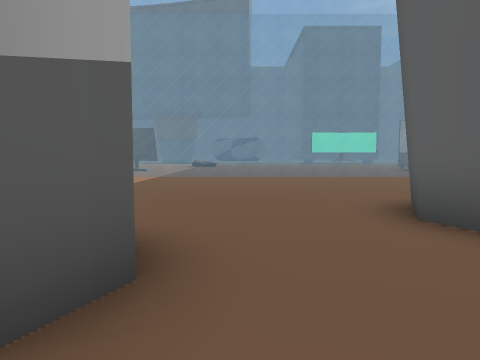
[1] (above)

16 first-person views from a walk through a scene from a Unity 3-D project. The camera is 1.4 m above the floor, tilts 4° down and sees 70° across. The floor is counted in squares, 2 m on a side. Each view is taken from the middle of a square. On the plan, view 1 faces up. The plan holds only what a view shows up to about 11 squares ahead; the rest is blank. The place goes on beyond the plan. Some animated figures are left out. Some surface patterns are stand-ins.

[2]
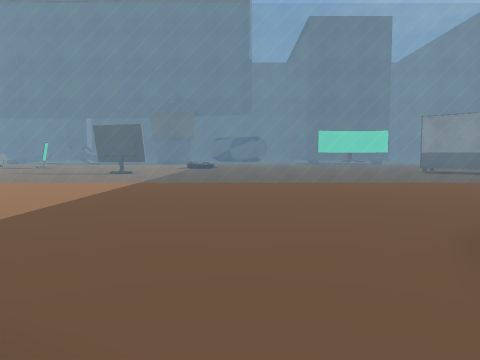

[3]
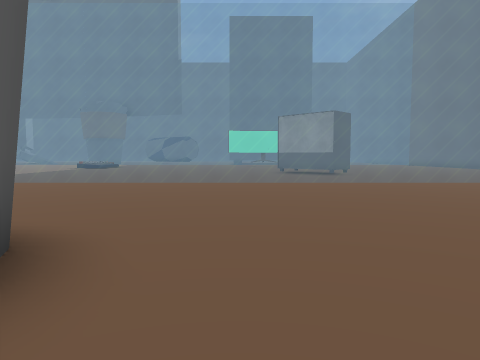

[4]
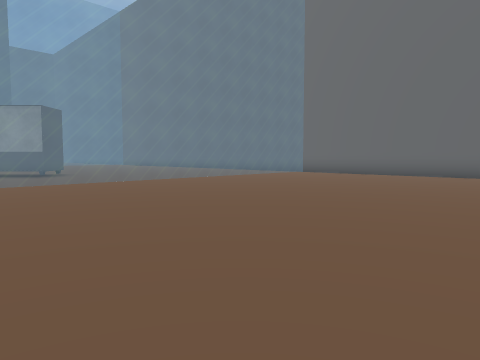

[5]
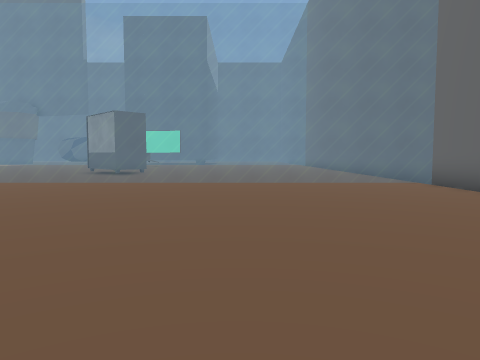

[6]
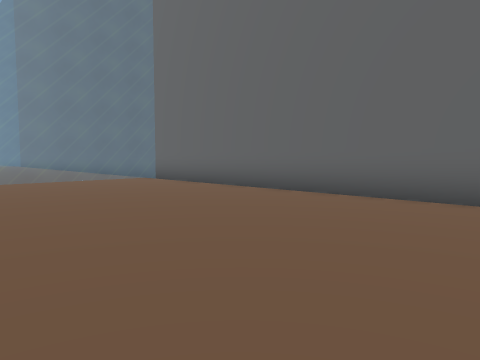

[7]
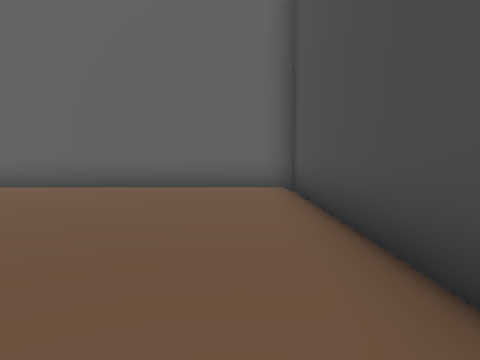

[8]
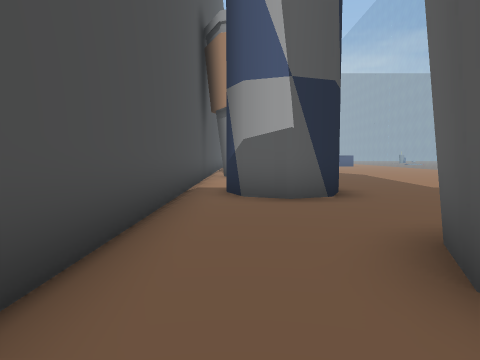

[9]
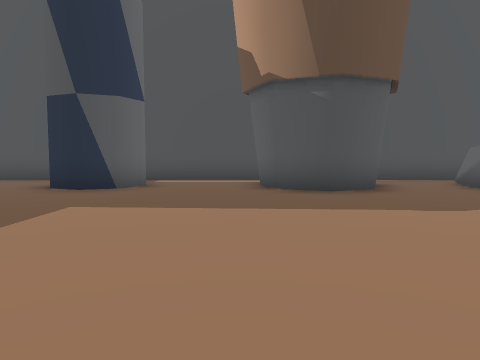

[10]
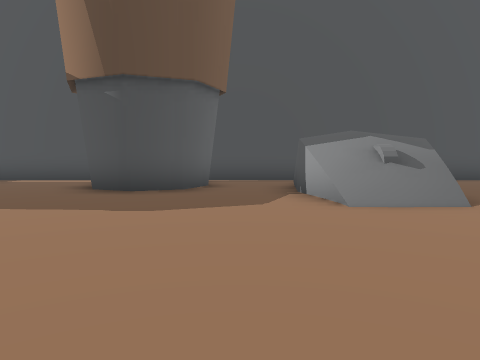

[11]
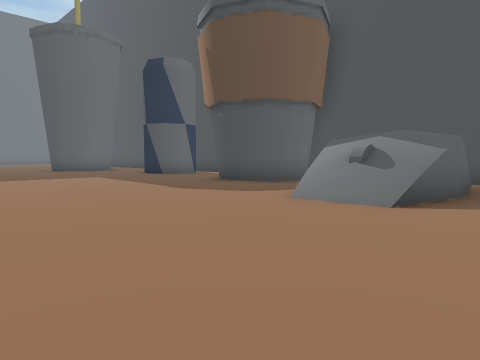

[12]
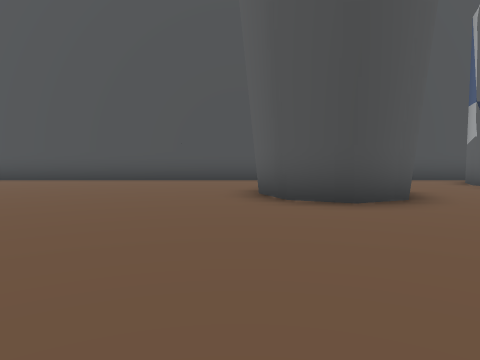

[13]
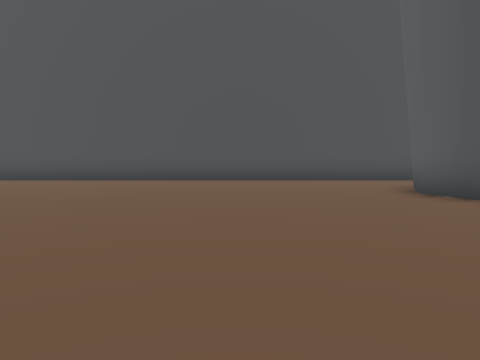

[14]
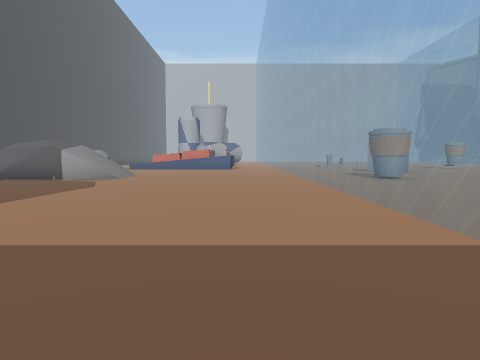

[15]
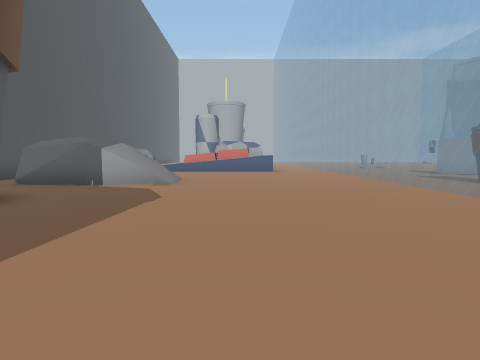

[16]
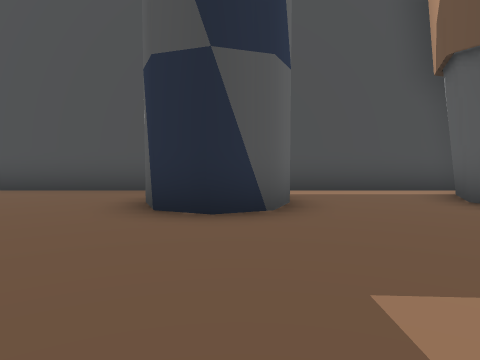

### Floor plan
Key: @ floor where view 1 was taken; # wall or solid block; . floor; / step, stairs or slope; = window, fence, low wall or low ledge; v drop or lower ground; C cup.
Columns run from 14 left of view 1 to 19 right of it. Each row starts with its distance up from view 1.
 13    C.                            v
 12  ................................v
 11  ================================v
 10 .................................#
  9 .................................#
  8 .................................#
  7 .................................#
  6  ................................#
  5  .=/.............#...............#
  4  .///...........###..............#
  3 ..///..##.......###..............#
  2 ..//..###...##...................#
  1   //..###...##...................#
  0   ///// //////@//////////////////#
 -1  #################################

Positions as (right, up) in squares from view 1, and headings:
1: (0, 0), facing up
2: (0, 2), facing up
3: (6, 2), facing up
4: (6, 2), facing up-right
5: (14, 2), facing up
6: (13, 1), facing up-right
7: (11, 1), facing right
8: (5, 1), facing left
9: (-5, 10), facing down
10: (-9, 10), facing down
11: (-14, 10), facing down-right
12: (5, 10), facing down
13: (8, 10), facing down
14: (0, 9), facing left
15: (-2, 7), facing left
16: (-2, 7), facing down
